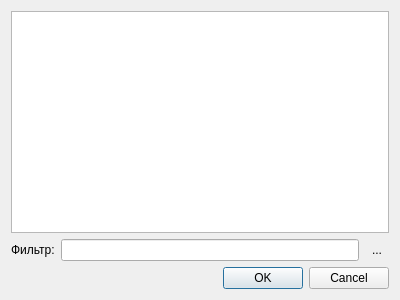
<?xml version="1.0" encoding="UTF-8"?>
<ui version="4.0">
 <class>wndSelectVkFriends</class>
 <widget class="QDialog" name="wndSelectVkFriends">
  <property name="geometry">
   <rect>
    <x>0</x>
    <y>0</y>
    <width>400</width>
    <height>300</height>
   </rect>
  </property>
  <property name="windowTitle">
   <string>Выберите пользователя</string>
  </property>
  <layout class="QVBoxLayout" name="verticalLayout">
   <item>
    <widget class="QTreeWidget" name="vkFriendsListWidget">
     <property name="rootIsDecorated">
      <bool>false</bool>
     </property>
     <property name="allColumnsShowFocus">
      <bool>true</bool>
     </property>
     <property name="headerHidden">
      <bool>true</bool>
     </property>
     <column>
      <property name="text">
       <string notr="true">1</string>
      </property>
     </column>
    </widget>
   </item>
   <item>
    <layout class="QHBoxLayout" name="horizontalLayout_9">
     <item>
      <widget class="QLabel" name="label_8">
       <property name="text">
        <string>Фильтр:</string>
       </property>
      </widget>
     </item>
     <item>
      <widget class="QLineEdit" name="edtVkFriendsFilter"/>
     </item>
     <item>
      <widget class="QToolButton" name="btnVkFriendsFilter">
       <property name="text">
        <string>...</string>
       </property>
       <property name="icon">
        <iconset resource="../../res/res.qrc">
         <normaloff>:/icons/cross.png</normaloff>:/icons/cross.png</iconset>
       </property>
       <property name="autoRaise">
        <bool>true</bool>
       </property>
      </widget>
     </item>
    </layout>
   </item>
   <item>
    <widget class="QDialogButtonBox" name="buttonBox">
     <property name="orientation">
      <enum>Qt::Horizontal</enum>
     </property>
     <property name="standardButtons">
      <set>QDialogButtonBox::Cancel|QDialogButtonBox::Ok</set>
     </property>
    </widget>
   </item>
  </layout>
 </widget>
 <resources>
  <include location="../../res/res.qrc"/>
 </resources>
 <connections>
  <connection>
   <sender>buttonBox</sender>
   <signal>accepted()</signal>
   <receiver>wndSelectVkFriends</receiver>
   <slot>accept()</slot>
   <hints>
    <hint type="sourcelabel">
     <x>248</x>
     <y>254</y>
    </hint>
    <hint type="destinationlabel">
     <x>157</x>
     <y>274</y>
    </hint>
   </hints>
  </connection>
  <connection>
   <sender>buttonBox</sender>
   <signal>rejected()</signal>
   <receiver>wndSelectVkFriends</receiver>
   <slot>reject()</slot>
   <hints>
    <hint type="sourcelabel">
     <x>316</x>
     <y>260</y>
    </hint>
    <hint type="destinationlabel">
     <x>286</x>
     <y>274</y>
    </hint>
   </hints>
  </connection>
 </connections>
</ui>
